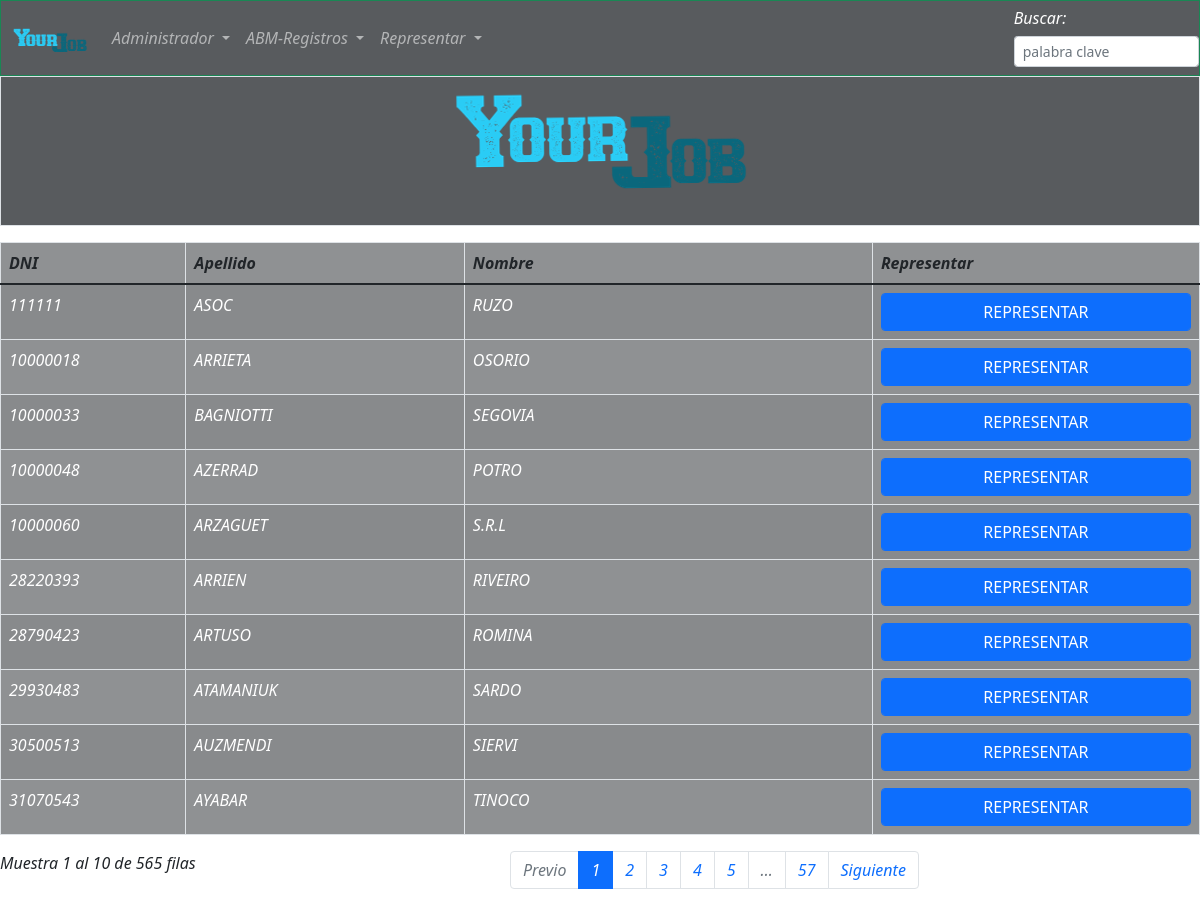
Page /escojerep.php?t=candidatos (signed in) on the committed database.
### tables this page shows
CREATE TABLE IF NOT EXISTS `candidatos` (
  `DNI` int(10) NOT NULL,
  `Apellido` varchar(30) DEFAULT NULL,
  `Comentario` varchar(150) DEFAULT NULL,
  `Contacto` varchar(10) DEFAULT NULL,
  `Domicilio` varchar(30) DEFAULT NULL,
  `Email` varchar(100) DEFAULT NULL,
  `Estado` int(2) DEFAULT NULL,
  `Hijos` int(2) DEFAULT NULL,
  `Licencia` varchar(30) DEFAULT NULL,
  `LugarNac` varchar(30) DEFAULT NULL,
  `Movilidad` enum('Si','No') DEFAULT 'No',
  `Nacimiento` date DEFAULT NULL,
  `Nacionalidad` varchar(30) DEFAULT NULL,
  `idgenero` int(2) NOT NULL COMMENT 'Codigo de la tabla Genero',
  `Nombre` varchar(30) DEFAULT NULL,
  `NumDireccion` varchar(30) DEFAULT NULL,
  `Postal` int(4) DEFAULT NULL,
  `idprov` int(2) NOT NULL,
  `RedSocial1` varchar(100) DEFAULT NULL,
  `RedSocial2` varchar(100) DEFAULT NULL,
  `estado_civil` int(1) DEFAULT NULL,
  PRIMARY KEY (`DNI`),
  KEY `idgenero` (`idgenero`,`Estado`,`Movilidad`,`Postal`,`idprov`,`estado_civil`)
);

### dbcon.php (called while the page is built, shortened)
<?php
    function cunsultadbmultiple($consulta)
    {
        $servername = "localhost";
        $username = "bot";
        $password = "f4ideEb85YrUIXuU";
        $dbname = "bolsatrabajo";
        $conn = new mysqli($servername, $username, $password, $dbname);
        $conn->query("SET NAMES 'utf8'");
        $resultado = $conn->query($consulta);
        $arrayRes=array();
        if($resultado){
        while($fila = $resultado->fetch_assoc())
        {
            array_push($arrayRes,$fila);
        };
        };
        return $arrayRes;
    }
 ?>

### escojerep.php (the view, shortened to what this page needs)
<!DOCTYPE html>
<html>
<head>
</head>
<body >
<?php
 require __DIR__ . '/encabezadoadmin.php';
 require __DIR__ . '/dbcon.php';
$tabla=$_GET['t'];
if($tabla=="candidatos")
{
    $consulta="SELECT DNI,Apellido,Nombre FROM candidatos";
}
$filas=cunsultadbmultiple($consulta);
$columnas=array_keys($filas[0]);
?>
<table id="example" class="table table-striped table-bordered bg-dark bg-opacity-50" style="width:100%">
<thead>
    <tr>
    <?php foreach($columnas as $columna){ printf('<th>%s</th>',$columna);} ?>
    <th>Representar</th>
    </tr>
</thead>
<tbody>
<?php
    foreach($filas as $fila){
        echo '<tr>';
        foreach($columnas as $columna){
            printf('<td class="text-white">%s</td>',$fila[$columna]);
        };
    ?>
        <td>
        <form action=<?php echo 'representar.php'?> method="POST">
            <input type=  "submit" class="form-control btn btn-primary btn-opacity-50" name="boton" value ="REPRESENTAR">
        </form>
        </td>
</tr>
    <?php
    }
    ?>
</tbody>
</table>
</body>
</html>

### rows in the picture
candidatos: DNI "111111", Apellido "ASOC", Nombre "RUZO"
candidatos: DNI "10000018", Apellido "ARRIETA", Nombre "OSORIO"
candidatos: DNI "10000033", Apellido "BAGNIOTTI", Nombre "SEGOVIA"
candidatos: DNI "10000048", Apellido "AZERRAD", Nombre "POTRO"
candidatos: DNI "10000060", Apellido "ARZAGUET", Nombre "S.R.L"
candidatos: DNI "28220393", Apellido "ARRIEN", Nombre "RIVEIRO"
candidatos: DNI "28790423", Apellido "ARTUSO", Nombre "ROMINA"
candidatos: DNI "29930483", Apellido "ATAMANIUK", Nombre "SARDO"
candidatos: DNI "30500513", Apellido "AUZMENDI", Nombre "SIERVI"
candidatos: DNI "31070543", Apellido "AYABAR", Nombre "TINOCO"

### other values in the picture
$columna "DNI"
$columna "Apellido"
$columna "Nombre"
